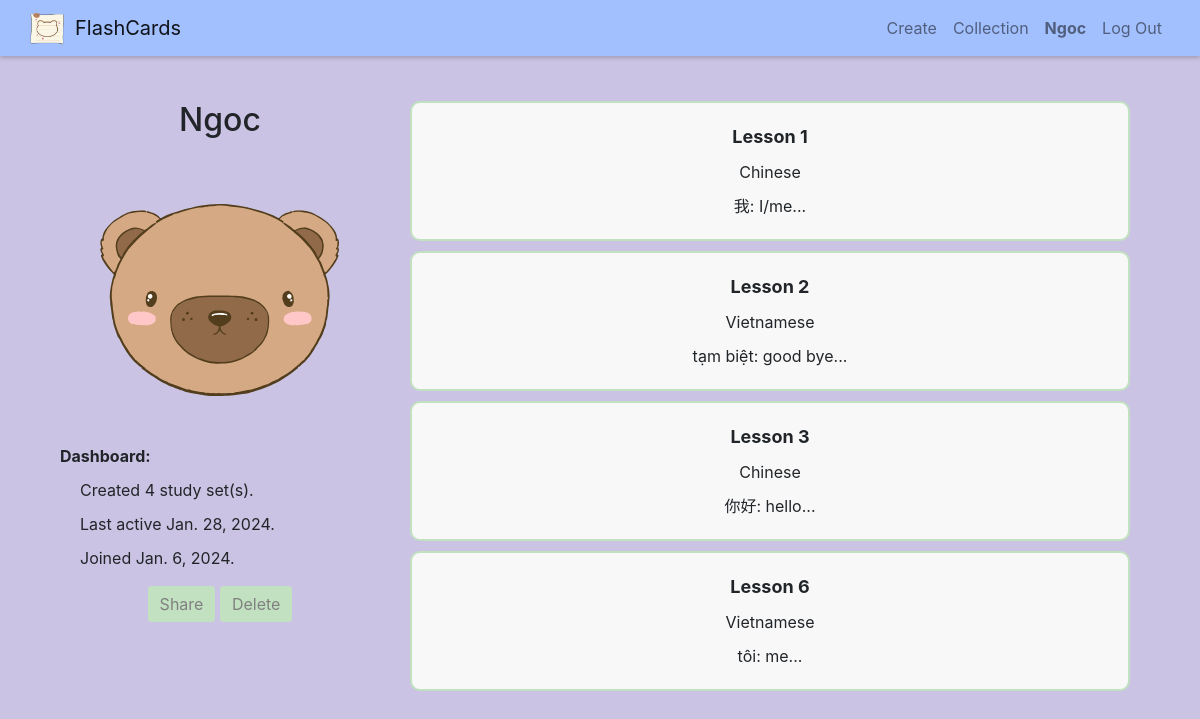
Page /user/Ngoc (signed in) on the committed database.
### flashcards/models.py (models this page shows)
class User(AbstractUser):
    pass

class Set(models.Model):
    owner = models.ForeignKey("User", on_delete=models.CASCADE, related_name="sets")
    name = models.CharField(max_length=255)
    description = models.TextField(blank=True)
    timestamp = models.DateTimeField(auto_now_add=True)

class Card(models.Model):
    set = models.ForeignKey("Set", on_delete=models.CASCADE, related_name="cards")
    term = models.CharField(max_length=255)
    definition = models.TextField()

### flashcards/views.py (the view)
# urls.py: path("user/<str:username>", views.user, name="user"),
def user(request, username):
    try:
        user = request.user
        user_displayed = User.objects.get(username=username)
    except User.DoesNotExist:
        return HttpResponseRedirect(reverse('error', args=(404,)))
    if request.method == "POST":
        if request.POST["action"] == "delete":
            if user == user_displayed:
                user_displayed.delete()
                HttpResponseRedirect(reverse("logout"))
    return render(request, "flashcards/user.html", {
        "user": user,
        "user_displayed": user_displayed
    })

### flashcards/templates/flashcards/user.html (shortened to what this page needs)
{% extends "flashcards/layout.html" %}
{% load static %}
{% block body %}
<div class="user-profile center">
    <div class="username-div">
        <h2>{{ user_displayed.username }}</h2>
        <img src="{% static 'flashcards/avatar-bear.svg' %}">
        <div class="left">
        <b>Dashboard:</b>
            <ul>
                <li>Created {{ user_displayed.sets.all.count}} study set(s).</li>
                <li>Last active {{ user_displayed.last_login.date }}.</li>
                <li>Joined {{ user_displayed.date_joined.date }}.</li>
            </ul>
        </div>
        <button onclick="share()" class="btn btn-info popup">Share
        </button>
        {% if user_displayed == user %}
            <button class="btn btn-info set-btn" id="delete-btn" title="Delete account">Delete</button>
        {% endif %}
    </div>
    <div class="study-sets-div">
        <div class="existing-sets-div center">
            {% for set in user_displayed.sets.all %}
            <div class="set-div existing" id="{{ set.id }}">
                <div class="set-item set-title">{{ set.name }}</div>
                <div class="set-item">
                    <ul>
                        <li>{{ set.description }}</li>
                        {% if set.cards.all %}
                            <li>{{ set.cards.all.first.term }}: {{ set.cards.all.first.definition }}...</li>
                        {% else %}
                            <li>No cards yet</li>
                        {% endif %}
                    </ul>
                </div>
            </div>
            {% endfor %}
        </div>
    </div>
</div>
{% endblock %}

### flashcards/templates/flashcards/layout.html (shortened to what this page needs)
{% load static %}
<!DOCTYPE html>
<html lang="en">
    <head>
        <link rel="stylesheet" href="https://cdn.jsdelivr.net/npm/bootstrap@4.3.1/dist/css/bootstrap.min.css">
        <link href="{% static 'flashcards/styles.css' %}" rel="stylesheet">
    </head>
    <body>
          <nav class="navbar navbar-expand-sm navbar-light bg-custom">
            <img id="logo" src="{% static 'flashcards/logo.png' %}" class="d-inline-block align-top" alt="">
            <a class="navbar-brand" href="{% url 'index' %}">FlashCards</a>
            <div class="collapse navbar-collapse justify-content-end" id="navbarNavAltMarkup">
              <div class="navbar-nav">
                {% if user.is_authenticated %}
                    <a class="nav-item nav-link" href="{% url 'create' %}">Create</a>
                    <a class="nav-item nav-link" href="{% url 'collection' %}">Collection</a>
                    <a class="nav-item nav-link" href="{% url 'user' user.username %}"><strong>{{ user.username }}</strong></a>
                    <a class="nav-item nav-link" href="{% url 'logout' %}">Log Out</a>
                {% else %}
                    <a class="nav-item nav-link" href="{% url 'login' %}">Log In</a>
                    <a class="nav-item nav-link" href="{% url 'register' %}">Register</a>
                {% endif %}
              </div>
            </div>
          </nav>
        <div class="body">
            {% block body %}
            {% endblock %}
        </div>
    </body>
</html>

### flashcards/static/flashcards/styles.css (style rules this page uses)
.body { margin-top: 30px; display: flex; flex-direction: column; min-height: 75vh; }
body { background-color: #CBC3E3; }
nav { box-shadow: 0 2px 4px 0 rgba(0,0,0,.2); }
.navbar { display: flex; padding-left: 30px; padding-right: 30px; }
.navbar-nav { text-align:right; }
h2 { padding: 5px; margin-bottom: 20px; }
.bg-custom { background-color: #a2bffe; }
img { margin-top: 2vh; width: 35vw; }
.left { text-align: left; }
.center { text-align: center; }
.existing-sets-div, .existing-cards-div, #edit-view { margin-top: 15px; }
.card-div, .set-div { border-radius: 10px; margin: 10px; padding: 5px; width: 60vw; transition: transform 0.3s ease-in-out; }
.existing { border: 2px solid #C1E1C1; background-color: #f8f8f8; }
.set-item { margin-bottom: 10px; }
.set-title { font-weight: bold; font-size: large; margin-top: 15px; }
ul { list-style-type: none; padding: 0; }
li { margin-bottom: 10px; margin-top: 10px; padding-right: 20px; padding-left: 20px; list-style-type: none; }
.popup { position: relative; display: inline-block; cursor: pointer; -webkit-user-select: none; -moz-user-select: none; -ms-user-select: none; user-select: none; }
.btn-info { background-color: #C1E1C1; border: none; color: grey; }
@media (min-width: 800px) { .user-profile { display: flex; flex-wrap: wrap; align-items: flex-start; padding-left: 5vw; padding-right: 5vw; } }
@media (min-width: 800px) { .study-sets-div { flex: 2; } }

### rows in the picture
User: username "Ngoc", sets.all.count "4", last_login "Jan. 28, 2024", date_joined "Jan. 6, 2024"
Set: name "Lesson 1", description "Chinese", cards.all.first.term "我", cards.all.first.definition "I/me"
Set: name "Lesson 2", description "Vietnamese", cards.all.first.term "tạm biệt", cards.all.first.definition "good bye"
Set: name "Lesson 3", description "Chinese", cards.all.first.term "你好", cards.all.first.definition "hello"
Set: name "Lesson 6", description "Vietnamese", cards.all.first.term "tôi", cards.all.first.definition "me"
